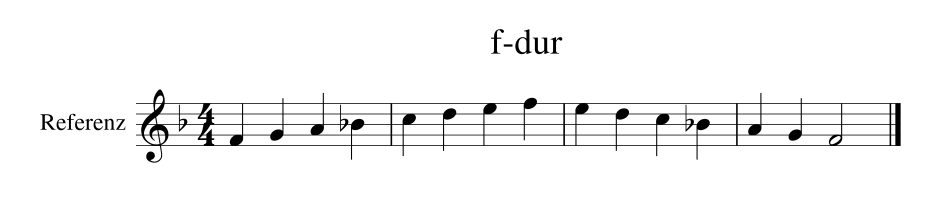
#> input picture examples/corpus/f-dur.png, 1859 x 412 px (shown at 1/2 size)
$ python -i images.py   (imports and definitions only)   (older library calls are emulated)
#> lines starting #> are read from the running program, lines starting #| are printed output that depends on the picture; after the words box and inside, x2 and y2 are one past the last pixel; in counts of white or black regions, pixels touching at a corner belong together
#> further down, picture is the input picture: PIL image 1859x412 RGB; min 0, max 255, mean 245.4
import warnings
from io import BytesIO
from pathlib import Path

import cv2
import numpy as np
import pypdfium2 as pdfium
from PIL import Image, ImageOps, UnidentifiedImageError

from ..core import MAX_PAGES, MAX_PIXELS

Image.MAX_IMAGE_PIXELS = MAX_PIXELS


# [42 lines left out: function decode_pages, not called in this run]


def quality(image: Image.Image):
    image = image.copy()
    image.thumbnail((1600, 1600))
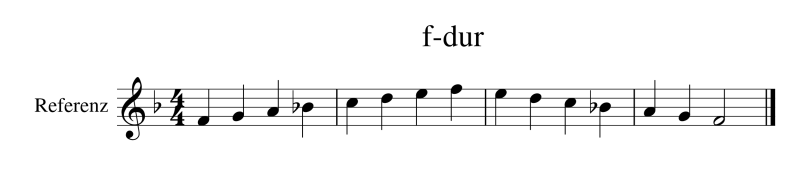
#> image: PIL image 1600x355 RGB (shown at 1/2 size); min 0, max 255, mean 245.3
    gray = cv2.cvtColor(np.asarray(image), cv2.COLOR_RGB2GRAY)
    blur = float(cv2.Laplacian(gray, cv2.CV_64F).var())
#> blur = 1833.8
    brightness = float(gray.mean())
#> brightness = 245.3
    hints = []
    if min(image.size) < 600:
        hints.append("Niedrige Auflösung: bitte die Noten näher und möglichst scharf aufnehmen.")
    if blur < 65:
        hints.append("Das Foto könnte unscharf sein. Bitte vor dem Fotografieren fokussieren.")
    if brightness < 130:
        hints.append("Das Foto ist dunkel. Gleichmäßige Beleuchtung verbessert die Erkennung.")
    tiles = [float(t.mean()) for t in np.array_split(gray, 4)]
#> tiles = [253.1, 252.8, 220.6, 254.6]
    if max(tiles) - min(tiles) > 55:
        hints.append("Die Beleuchtung ist ungleichmäßig; Schatten möglichst vermeiden.")
    edges = cv2.Canny(gray, 60, 150)
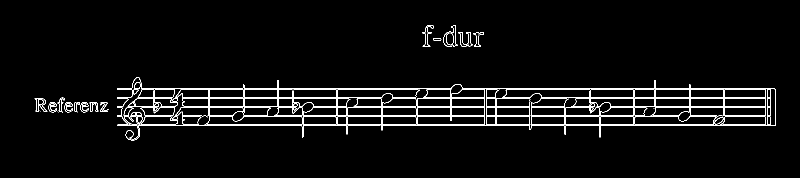
#> edges: shape (355, 1600) (shown at 1/2 size); 3.2% white in thin lines or dots, all inside (x1, y1, x2, y2) = (69, 50, 1551, 281)
    lines = cv2.HoughLinesP(edges, 1, np.pi / 180, 80, minLineLength=image.width * 0.25, maxLineGap=15)
#> lines = [[234, 251, 1550, 251], [234, 179, 901, 179], [368, 249, 1550, 249], [1082, 195, 1550, 195], [488, 231, 1358, 231], [625, 215, 1198, 215], [710, 213, 1200, 213], [1081, 197, 1550, 197], [487, 233, 1357, 233], [234, 177, 902, 177]]
    angle = 0.0
    if lines is not None:
        angles = [np.degrees(np.arctan2(y2 - y1, x2 - x1)) for [[x1, y1, x2, y2]] in lines]
#> angles = [0, 0, 0, 0, 0, 0, 0, 0, 0, 0]
        angles = [a for a in angles if abs(a) < 15]
        if angles:
            angle = float(np.median(angles))
#> angle = 0
            if abs(angle) > 1.5:
                hints.append(f"Die Notenzeilen sind etwa {angle:.1f}° geneigt. Ausrichten kann helfen.")
    return dict(
        width=image.width,
        height=image.height,
        sharpness=round(blur, 1),
        brightness=round(brightness, 1),
        skew_degrees=round(angle, 2),
        hints=hints,
    )


# [47 lines left out: function process_image, not called in this run]

>>> from PIL import Image
>>> picture = Image.open('../../../examples/corpus/f-dur.png')
>>> result = quality(picture)
#> result = 6 items

$ run again, on examples/corpus/rhythmus-3-4.png
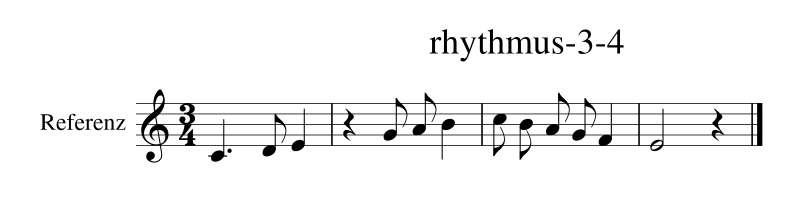
#> input picture examples/corpus/rhythmus-3-4.png, 1582 x 412 px (shown at 1/2 size)
#> picture is the input picture: PIL image 1582x412 RGB; min 0, max 255, mean 243.3
#> blur = 2571.3
#> brightness = 243.3
#> tiles = [249, 252.7, 217.7, 253.9]
#> in quality, `edges = cv2.Canny(gray, 60, 150)`:
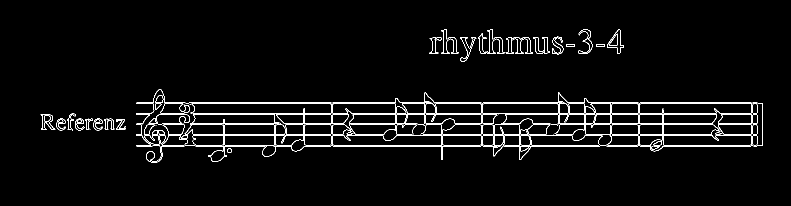
#> edges: shape (412, 1582) (shown at 1/2 size); 3.1% white in thin lines or dots, all inside (x1, y1, x2, y2) = (81, 58, 1525, 326)
#> lines = [[386, 226, 1524, 226], [1066, 247, 1524, 247], [1011, 228, 1524, 228], [383, 207, 1524, 207], [608, 292, 1513, 292], [273, 268, 768, 268], [273, 205, 1514, 205], [611, 290, 1197, 290], [1116, 249, 1524, 249], [272, 270, 765, 270], [490, 228, 977, 228]]
#> angles = [0, 0, 0, 0, 0, 0, 0, 0, 0, 0, 0]
#> angle = 0
#> result = 6 items

$ run again, on examples/corpus/triolen-6-8.png
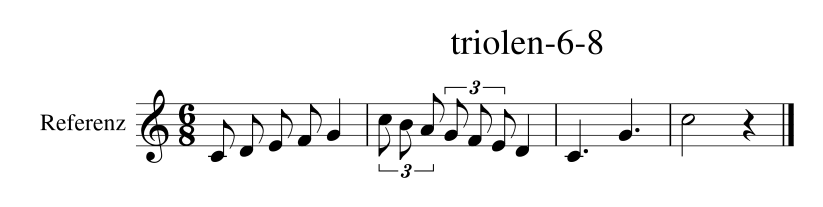
#> input picture examples/corpus/triolen-6-8.png, 1645 x 414 px (shown at 1/2 size)
#> picture is the input picture: PIL image 1645x414 RGB; min 0, max 255, mean 242.9
#> in quality, `image.thumbnail((1600, 1600))`:
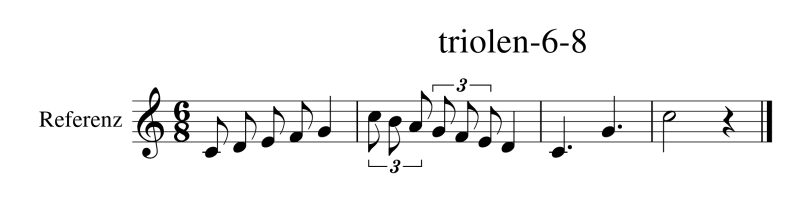
#> image: PIL image 1600x403 RGB (shown at 1/2 size); min 0, max 255, mean 242.8
#> blur = 2003.3
#> brightness = 242.8
#> tiles = [250.3, 251.1, 217, 253]
#> in quality, `edges = cv2.Canny(gray, 60, 150)`:
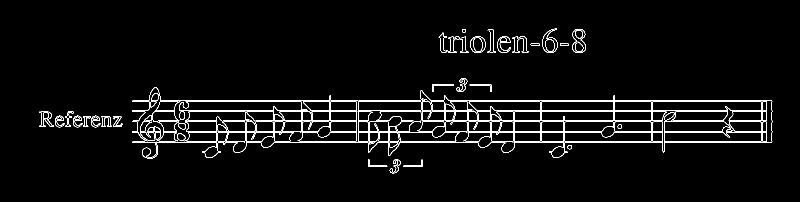
#> edges: shape (403, 1600) (shown at 1/2 size); 3.3% white in thin lines or dots, all inside (x1, y1, x2, y2) = (78, 57, 1545, 347)
#> lines = [[1029, 284, 1543, 284], [266, 200, 1532, 200], [318, 243, 775, 243], [308, 223, 742, 223], [375, 241, 778, 241], [264, 221, 1544, 221], [373, 202, 1543, 202], [983, 282, 1544, 282], [760, 223, 1332, 223]]
#> angles = [0, 0, 0, 0, 0, 0, 0, 0, 0]
#> angle = 0
#> result = 6 items
